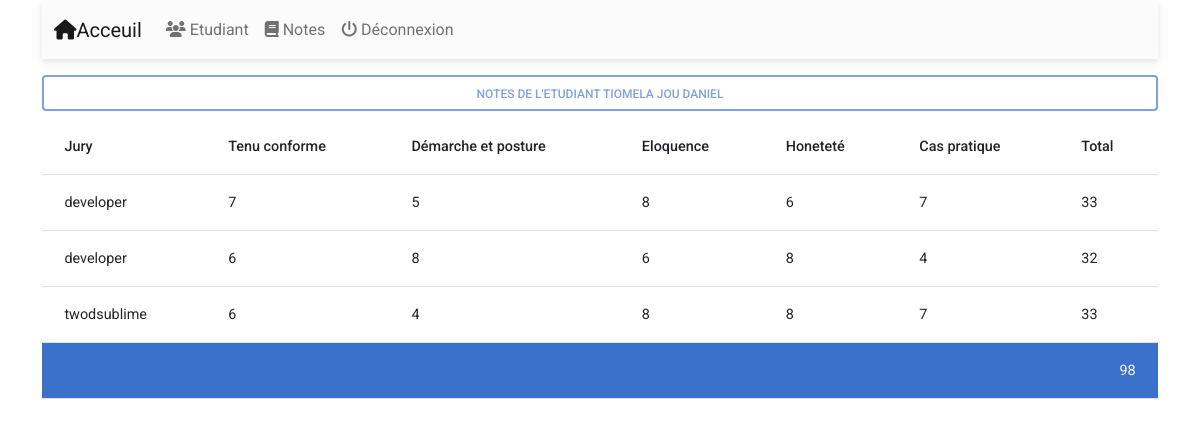
Page /etudiants/etudiant_notes/1 on the committed database.
### app/models.py (models this page shows)
class Etudiant(models.Model):
    Nom = models.CharField('Nom de l\'étudiant', max_length=50)
    prenom = models.CharField("Prénom de l\'étudiant", max_length=50)
    salle_de_classe = models.CharField( max_length=10)
    SEXE_CHOICE = [
        ('Masculin', 'Masculin'),
        ('Féminin','Féminin')
    ]
    sexe = models.CharField( max_length=50, choices = SEXE_CHOICE)
    numero_de_telephone = models.PositiveIntegerField()
    def get_notes(self):
        return  Notation.objects.filter(etudiant = self)
    def __str__(self):
        return self.Nom + " " + self.prenom
    def get_tautaux(self):
        notes = Notation.objects.filter(etudiant = self)
        somme = 0
        for item in notes:
            somme = somme + item.get_total()
        return somme

class Notation(models.Model):
    etudiant = models.ForeignKey("Etudiant",  on_delete=models.CASCADE)
    utilisateur = models.ForeignKey(User, on_delete=models.CASCADE)
    tenue_conforme = models.PositiveIntegerField()
    demarche_posture = models.PositiveIntegerField('Démarche / posture')
    eloquence = models.PositiveIntegerField("Eloquence")
    Honnetete = models.PositiveIntegerField("Honeteté")
    cas_pratique = models.PositiveIntegerField()
    remarque = models.TextField(blank=True, null=True)
    def get_total(self):
        return self.tenue_conforme + self.demarche_posture + self.eloquence + self.Honnetete + self.cas_pratique

### app/views.py (the view)
# urls.py: path("etudiants/etudiant_notes/<id>", etudiant_notes, name="notes_etudiant"),
def etudiant_notes(request, id):
    context = {}
    etudiant = Etudiant.objects.get(pk = id)
    context['etudiant'] = etudiant
    return render(request,'students_notes.html', context)

### templates/students_notes.html
{% extends 'base.html' %}
{% block content %}
    {% include 'navbar.html' %}
    <div class="row my-3">
        <div class="col-12">
            <button class="btn btn-outline-primary col-12 h2" disabled="desable"> notes de l'etudiant {{etudiant}} </button>
        </div>
       <div class="col-12">
        <table class="table">
            <thead>
                <tr>
                    <th>Jury</th>
                    <th>Tenu conforme</th>
                    <th>Démarche et posture</th>
                    <th>Eloquence</th>
                    <th>Honeteté</th>
                    <th>Cas pratique</th>
                    <th>Total</th>
                </tr>
            </thead>
            <tbody>
                {% for item in etudiant.get_notes %}
                    <tr>
                        <td>
                             {{item.utilisateur}}
                        </td>
                        <td> {{item.tenue_conforme}} </td>
                        <td> {{item.demarche_posture}} </td>
                        <td> {{item.eloquence}} </td>
                        <td> {{item.Honnetete}} </td>
                        <td> {{item.cas_pratique}} </td>
                        <td> {{item.get_total}} </td>
                    </tr>
                {% endfor %}
                <tr >
                    <td colspan="7" class="bg-primary text-light"> <div class="d-flex justify-content-end">{{etudiant.get_tautaux}}</div></td>
                </tr>
            </tbody>
        </table>
       </div>
    </div>
{% endblock content %}

### rows in the picture
Etudiant: Nom+prenom "TIOMELA JOU DANIEL", get_tautaux "98"
Notation: utilisateur "developer", tenue_conforme "7", demarche_posture "5", eloquence "8", Honnetete "6", cas_pratique "7", get_total "33"
Notation: utilisateur "developer", tenue_conforme "6", demarche_posture "8", eloquence "6", Honnetete "8", cas_pratique "4", get_total "32"
Notation: utilisateur "twodsublime", tenue_conforme "6", demarche_posture "4", eloquence "8", Honnetete "8", cas_pratique "7", get_total "33"
